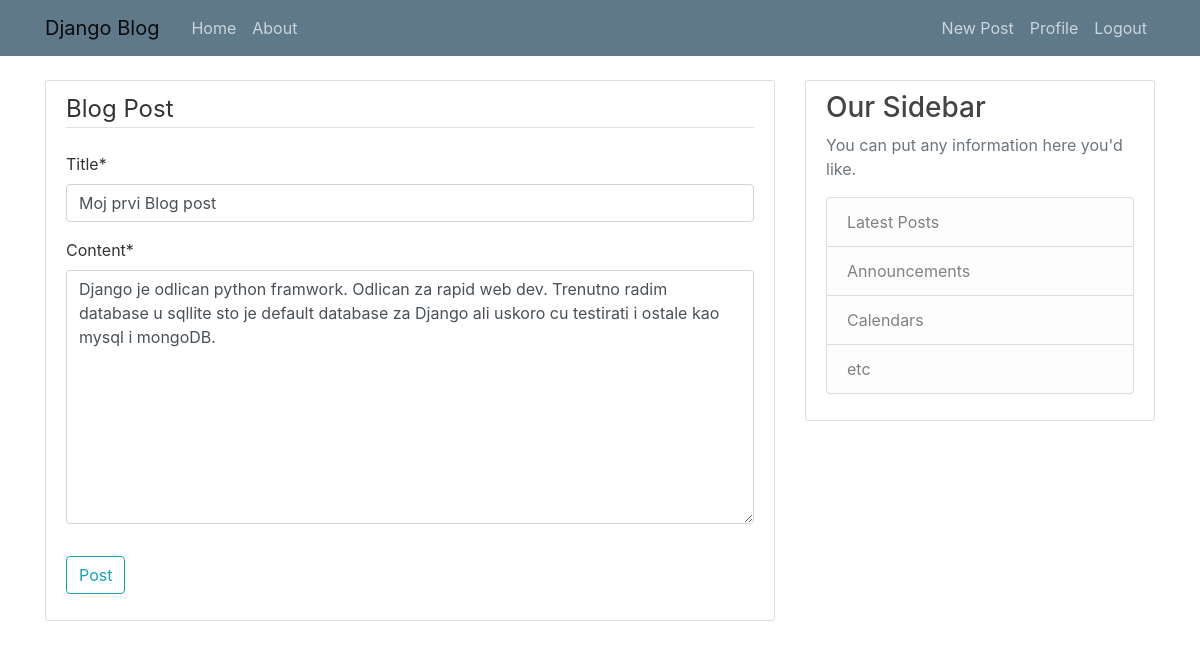
The app's page /post/11/update/ (signed in) with its own data.
### blog/models.py (models this page shows, shortened)
class Post(models.Model):
    title = models.CharField(max_length=100)
    content = models.TextField()
    date_posted = models.DateTimeField(default=timezone.now)
    author = models.ForeignKey(User, on_delete=models.CASCADE)

### blog/views.py (the view, shortened to what this page needs)
# urls.py: path('post/<int:pk>/update/', PostUpdateView.as_view(), name="post-update"),
class PostUpdateView(LoginRequiredMixin, UserPassesTestMixin, UpdateView):
    model = Post
    fields = ['title', 'content']
    def test_func(self):
        post = self.get_object()
        if self.request.user == post.author:
            return True
        return False

### blog/templates/blog/post_form.html (shortened to what this page needs)
{% extends "blog/base.html" %}
{% load crispy_forms_tags %}
{% block content %}
    <div class="content-section">
        <form action="" method="POST">
            <fieldset class="form-group">
                 <legend class="border-bottom mb-4">Blog Post</legend>
                 {{ form|crispy }}
            </fieldset>
           <div class="form-group">
               <button class="btn btn-outline-info" type="submit">Post</button>
           </div>
        </form>
    </div>
{% endblock content %}

### blog/static/blog/main.css (style rules this page uses)
body { background: #ffffff; color: #333333; margin-top: 5rem; }
.content-section { background: #ffffff; padding: 10px 20px; border: 1px solid #dddddd; border-radius: 3px; margin-bottom: 20px; }

### records on screen
Post: title "Moj prvi Blog post", content "Django je odlican python framwork. Odlican za rapid web dev. Trenutno radim database u sqllite sto je default database za Django ali uskoro cu testirati i ostale kao mysql i mongoDB."
